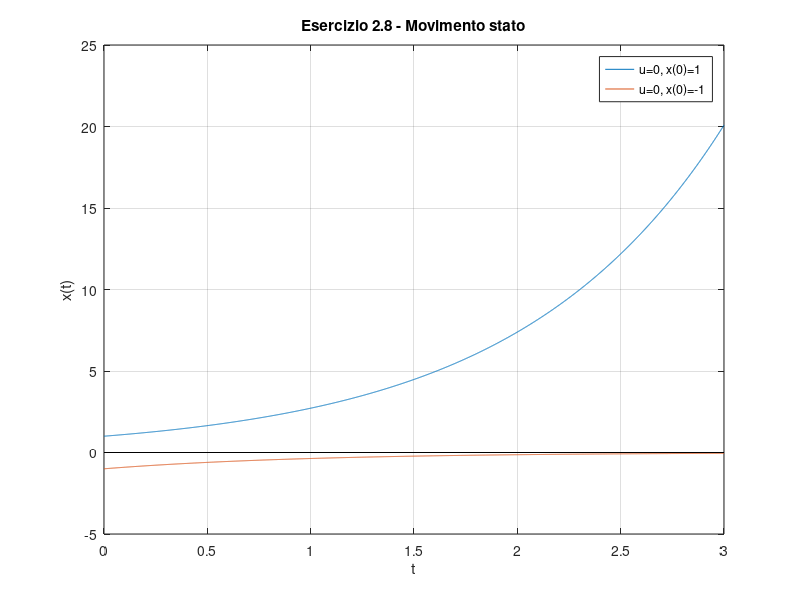
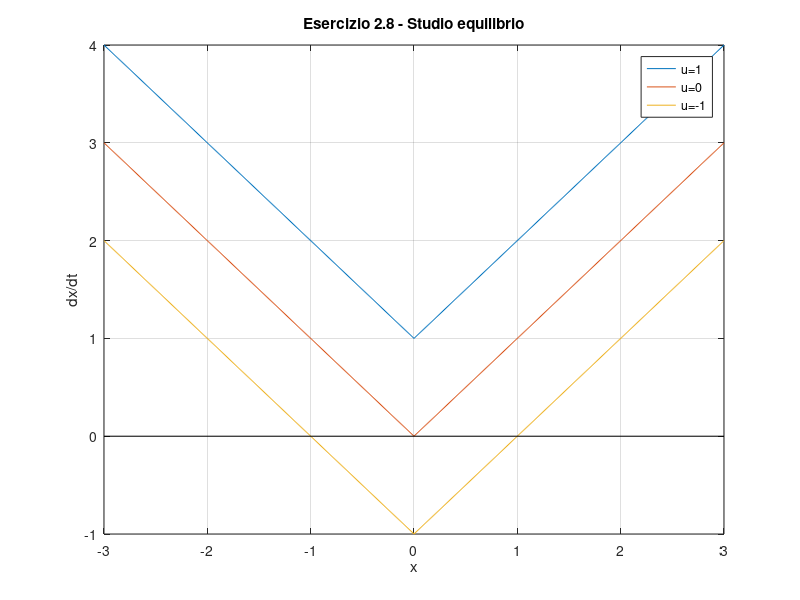
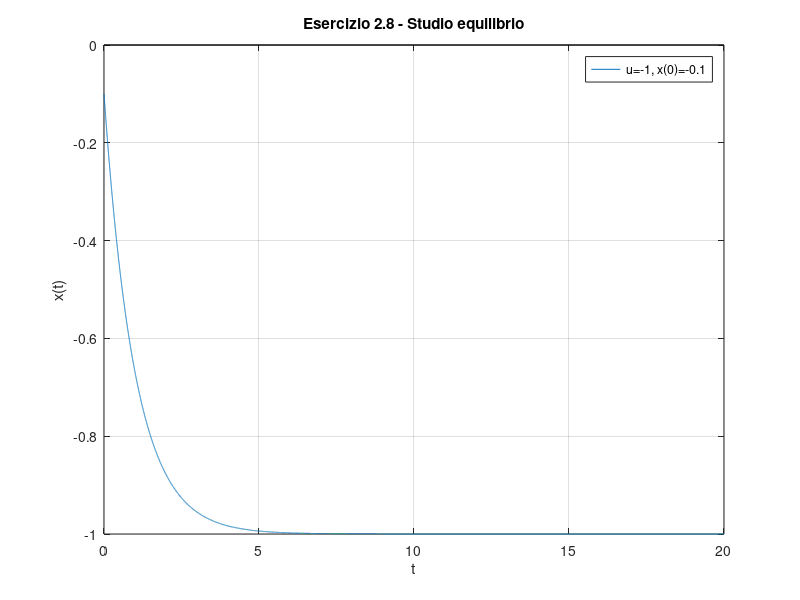

These charts were generated, in order, by the following MATLAB code:
function Esercizio2_8()
  close all
  clear all
  clc
  % Considerando il sistema dinamico
  %   xdot(t) = |x(t)| + u(t)
  % Si calcoli il movimento dello stato per ubar=0 e x(0)=x0.
  % Poi per u(t) = ubar si determinino gli stati di equilibrio e le corrispondenti
  % proprietà di stabilità.
  dt = 0.001;
  t0 = 0; tf = 3;
  t = t0:dt:tf;
  x0_1 = 1;
  x0_2 = -1;
  ubar = 0;
  [t1,x1] = ode45(@sistema, t, [x0_1], ubar);
  [t2,x2] = ode45(@sistema, t, [x0_2], ubar);
  figure
  plot(t,x1,t,x2,[t0 tf], [0 0], 'k')
  xlabel('t')
  ylabel('x(t)')
  grid
  title('Esercizio 2.8 - Movimento stato')
  legend('u=0, x(0)=1','u=0, x(0)=-1')

  % Si analizzano ora gli stati di equilibrio ponedo 0 = |xbar| + ubar
  %   - ubar > 0 --> No stati equilibrio
  %   - ubar = 0 --> xbar = 0 equilibrio instabile
  %   - ubar < 0 --> xbar = -ubar instabile e xbar = ubar asintoticamente stabile
  x = -3:0.01:3;
  ubar1 = 1;
  ubar2 = 0;
  ubar3 = -1;
  xdot1 = abs(x) + ubar1*ones(size(x));
  xdot2 = abs(x) + ubar2*ones(size(x));
  xdot3 = abs(x) + ubar3*ones(size(x));
  figure
  plot(x,xdot1,x,xdot2,x,xdot3,[-3 3], [0 0], 'k')
  xlabel('x')
  ylabel('dx/dt')
  grid
  title('Esercizio 2.8 - Studio equilibrio')
  legend('u=1','u=0','u=-1')

  tf = 20;
  t = t0:dt:tf;
  x0_3 = -0.1;
  [t3, x3] = ode45(@sistema, t, [x0_3], ubar3);
  figure
  plot(t,x3,[t0 tf], [0 0], 'k')
  xlabel('t')
  ylabel('x(t)')
  grid
  title('Esercizio 2.8 - Studio equilibrio')
  legend('u=-1, x(0)=-0.1')
endfunction

function [xp] = sistema(t,x,u)
  xp = [abs(x) + u];
endfunction
